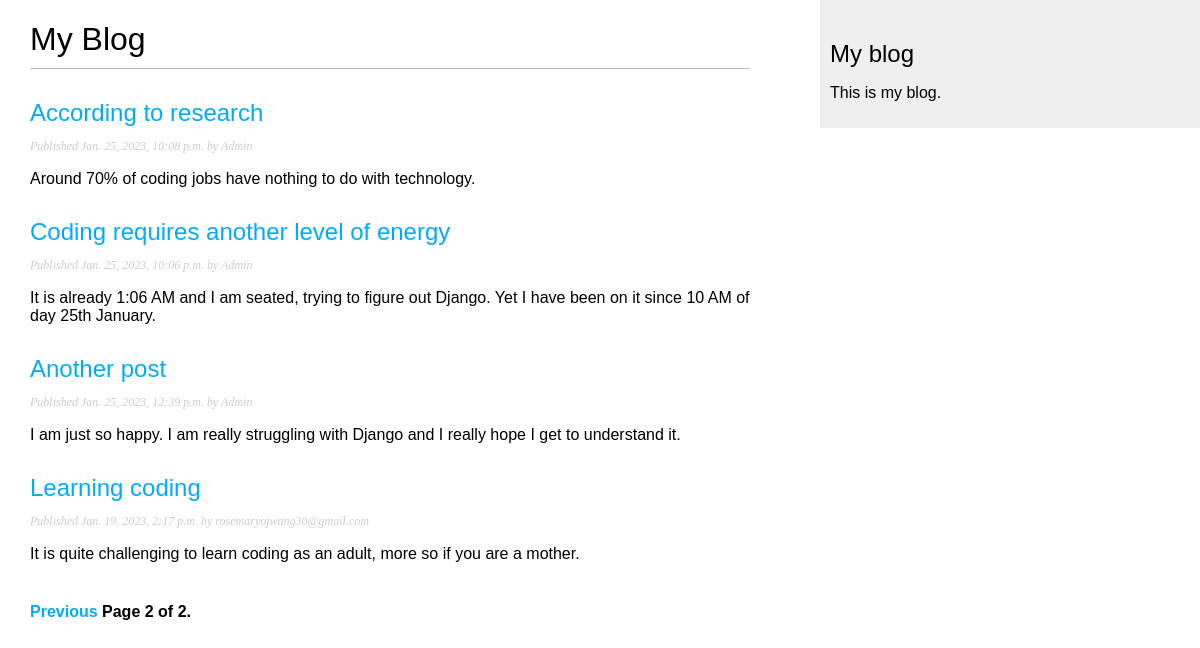
Screenshot of /blog/?page=2 with the database file from the repository.
### blog/models.py (models this page shows, shortened)
class Post(models.Model):
    class Status(models.TextChoices):
        DRAFT = 'DF', 'Draft'
        PUBLISHED = 'PB', 'Published'
    title = models.CharField(max_length = 250)
    slug = models.SlugField(max_length = 250,
                            unique_for_date='publish')
    author = models.ForeignKey(User,
                               on_delete=models.CASCADE,
                               related_name='blog_posts')
    body = models.TextField()
    publish = models.DateTimeField(default=timezone.now)
    created = models.DateTimeField(auto_now_add=True)
    updated = models.DateTimeField(auto_now=True)
    status = models.CharField(max_length=2,
                              choices=Status.choices,
                              default=Status.DRAFT)
    objects = models.Manager()
    published = PublishedManager()
    class Meta:
        ordering = ['-publish']
        indexes = [
            models.Index(fields=['-publish']),
        ]
    def get_absolute_url(self):
        return reverse('blog:post_detail',
                       args=[self.publish.year,
                       self.publish.month,
                       self.publish.day,
                       self.slug])

### blog/views.py (the view)
# urls.py: path('', views.PostListView.as_view(), name = 'post_list'),
class PostListView(ListView):
    queryset =Post.published.all()
    context_object_name ='posts'
    paginate_by = 5
    template_name = 'blog/post/list.html'

### blog/templates/blog/post/list.html (shortened to what this page needs)
{% extends "blog/base.html" %}
{% block content %}
 <h1>My Blog</h1>
 {% for post in posts %}
  <h2>
    <a href="{{ post.get_absolute_url }}">
      {{ post.title }}
    </a>
  </h2>
  <p class="date">
    Published {{ post.publish }} by {{ post.author }}
  </p>
  {{ post.body|truncatewords:30|linebreaks }}
 {% endfor %}
 {% include "pagination.html" with page=page_obj %}
{% endblock %}

### static/css/blog.css (style rules this page uses)
body { margin:0; padding:0; font-family:helvetica, sans-serif; }
a { color:#00abff; text-decoration:none; }
h1 { font-weight:normal; border-bottom:1px solid #bbb; padding:0 0 10px 0; }
h2 { font-weight:normal; margin:30px 0 0; }
p.date { color:#ccc; font-family: georgia, serif; font-size: 12px; font-style: italic; }

### rows the page displays
Post: title "According to research", publish "Jan. 25, 2023, 10:08 p.m.", author "Admin", body "Around 70% of coding jobs have nothing to do with technology."
Post: title "Coding requires another level of energy", publish "Jan. 25, 2023, 10:06 p.m.", author "Admin", body "It is already 1:06 AM and I am seated, trying to figure out Django. Yet I have been on it since 10 AM of day 25th January."
Post: title "Another post", publish "Jan. 25, 2023, 12:39 p.m.", author "Admin", body "I am just so happy. I am really struggling with Django and I really hope I get to understand it."
Post: title "Learning coding", publish "Jan. 19, 2023, 2:17 p.m.", author "rosemaryojwang30@gmail.com", body "It is quite challenging to learn coding as an adult, more so if you are a mother."

### other values shown
{{ page.number }} "2"
{{ page.paginator.num_pages }} "2"
